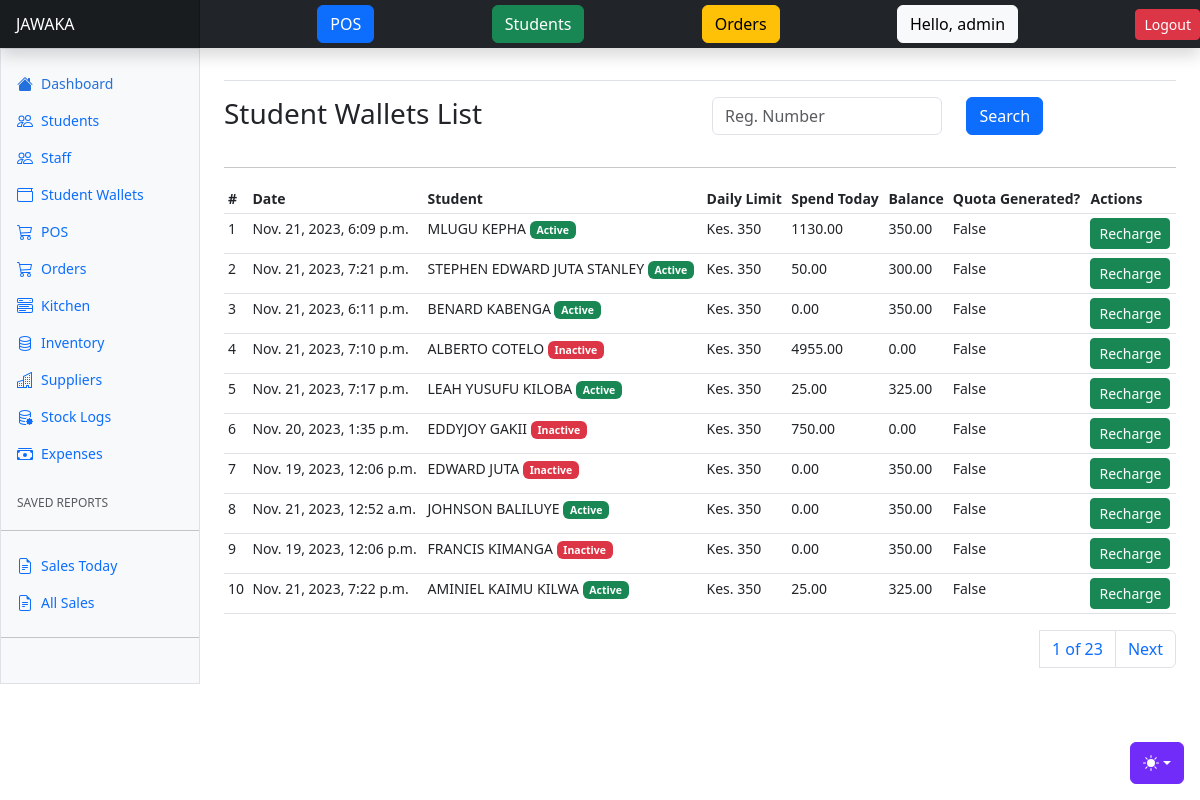
The page /students/student-wallets/ (signed in) on the database as committed earlier.
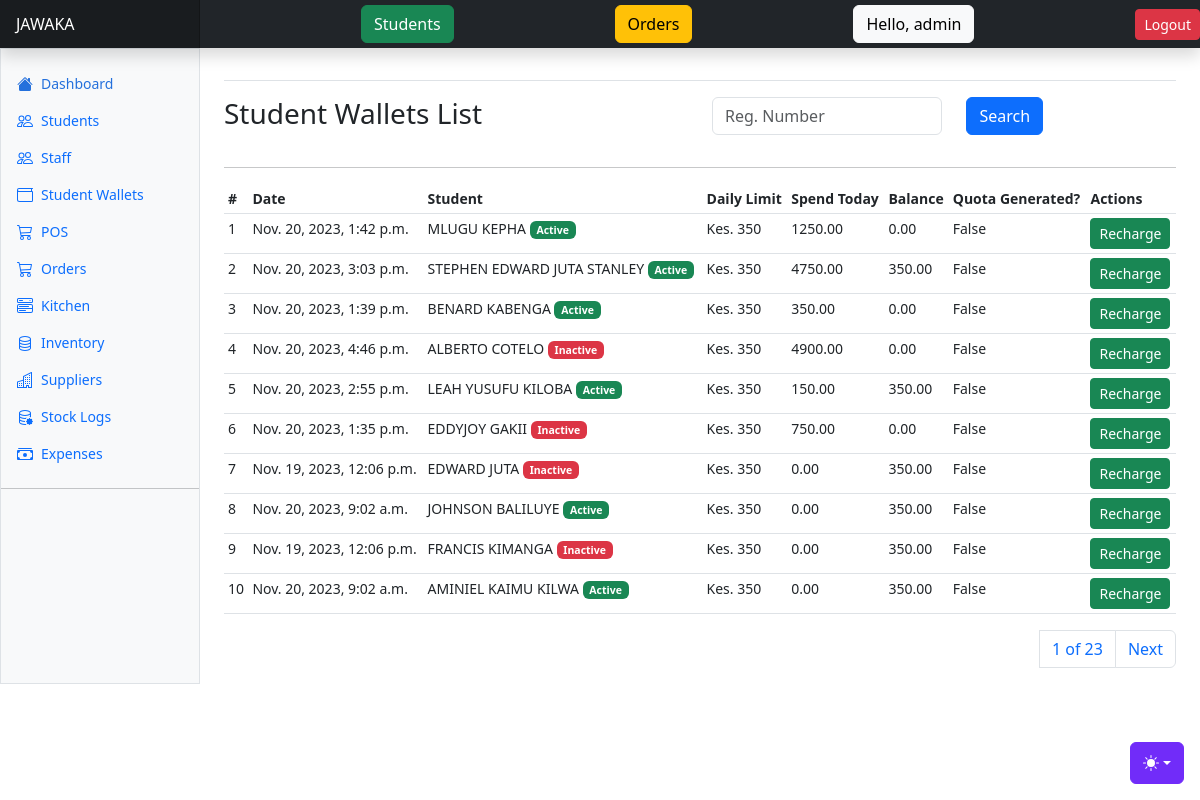
The same page on the database as committed later.
### apps/users/models.py (models this page shows, shortened)
class User(AbstractUser):
    role = models.CharField(choices=ROLE_CHOICES, max_length=32, null=True)
    phone_number = models.CharField(max_length=255, null=True)
    id_number = models.CharField(max_length=255, null=True)
    gender = models.CharField(max_length=255, null=True)
    def name(self):
        return f"{self.first_name} {self.last_name}"

### apps/students/models.py (models this page shows, shortened)
class StudentWallet(AbstractBaseModel):
    student = models.OneToOneField(Student, on_delete=models.CASCADE, related_name="studentwallet")
    balance = models.DecimalField(max_digits=20, decimal_places=2)
    total_spend_today = models.DecimalField(max_digits=20, decimal_places=2, default=0)
    def today_quota_generated(self):
        return True if self.modified.date() == date_today else False

class Student(AbstractBaseModel):
    user = models.OneToOneField("users.User", on_delete=models.CASCADE)
    student_type = models.CharField(max_length=255, choices=STUDENT_TYPES)
    registration_number = models.CharField(max_length=255)
    status = models.CharField(max_length=255, choices=STUDENT_STATUS)
    added_on = models.DateField(null=True)
    credit_limit = models.DecimalField(max_digits=100, decimal_places=2, default=0)

### apps/students/views.py (the view, shortened to what this page needs)
# urls.py: path("student-wallets/", student_wallets, name="student-wallets"),
@login_required(login_url="/users/login/")
def student_wallets(request):
    wallets = StudentWallet.objects.all()
    paginator = Paginator(wallets, 10)
    page_number = request.GET.get("page")
    page_obj = paginator.get_page(page_number)
    context = {
        "wallets": wallets,
        "page_obj": page_obj
    }
    return render(request, "students/student_wallets.html", context)

### templates/students/student_wallets.html (shortened to what this page needs)
{% extends "base.html" %}
{% block content %}
<div class="row">
    <div class="col-6">
        <h3>Student Wallets List</h3>
    </div>
    <div class="col-6">
      <form method="POST">
        <div class="input-group mb-3">
          <div class="row">
            <div class="col-8">
              <input type="text" class="form-control" id="reg_number" name="reg_number" placeholder="Reg. Number" >
            </div>
            <div class="col-4">
              <button class="btn btn-primary">Search</button>
            </div>
          </div>
        </div>
      </form>
    </div>
</div>
<hr/>
      <div class="table-responsive small">
        <table class="table table-sm">
          <thead>
            <tr>
              <th scope="col">#</th>
              <th scope="col">Date</th>
              <th scope="col">Student</th>
              <th scope="col">Daily Limit</th>
              <th scope="col">Spend Today</th>
              <th scope="col">Balance</th>
              <th scope="col">Quota Generated?</th>
              <th scope="col">Actions</th>
            </tr>
          </thead>
          <tbody>
            {% for student_wallet in page_obj %}
            <tr>
              <td>{{student_wallet.id}}</td>
              <td>{{student_wallet.modified}}</td>
              <td>{{student_wallet.student.user.name}}
                {% if student_wallet.student.status == "Active" %}
                <span class="badge text-bg-success">Active</span>
                {% else %}
                <span class="badge text-bg-danger">Inactive</span>
                {% endif %}
              </td>
              {% if student_wallet.student.student_type == "Boarder" %}
              <td>Kes. 350</td>
              {% else %}
              <td>No Limit</td>
              {% endif %}
              <td>{{student_wallet.total_spend_today}}</td>
              <td>{{student_wallet.balance}}</td>
              <td>
                {{student_wallet.today_quota_generated}}
              </td>
              <td><a class="btn btn-success btn-sm" data-bs-toggle="modal" data-bs-target="#rechargeRequestModal">Recharge</a></td>
            </tr>
            {% endfor %}
          </tbody>
        </table>
        <div>
          <nav aria-label="Page navigation example">
            <ul class="pagination justify-content-end">
              <a class="page-link" href="#">{{ page_obj.number }} of {{ page_obj.paginator.num_pages }}</a>
              {% if page_obj.has_next %}
              <li class="page-item"><a class="page-link" href="?page={{ page_obj.next_page_number }}">Next</a></li>
              {% endif %}
            </ul>
          </nav>
        </div>
      </div>
{% endblock content %}

### templates/base.html (shortened to what this page needs)
{% load static %}
<!doctype html>
<html lang="en" data-bs-theme="auto">
  <head><script src="{% static 'assets/js/color-modes.js' %}"></script>
    <link rel="stylesheet" href="https://cdn.jsdelivr.net/npm/@docsearch/css@3">
<link href="{%  static 'assets/dist/css/bootstrap.min.css' %}" rel="stylesheet">
    <link href="https://cdn.jsdelivr.net/npm/bootstrap-icons@1.10.3/font/bootstrap-icons.css" rel="stylesheet">
    <link href="{% static 'dashboard.css' %}" rel="stylesheet">
  </head>
  <body>
    <div class="dropdown position-fixed bottom-0 end-0 mb-3 me-3 bd-mode-toggle">
      <button class="btn btn-bd-primary py-2 dropdown-toggle d-flex align-items-center"
              id="bd-theme"
              type="button"
              aria-expanded="false"
              data-bs-toggle="dropdown"
              aria-label="Toggle theme (auto)">
        <svg class="bi my-1 theme-icon-active" width="1em" height="1em"><use href="#circle-half"></use></svg>
      </button>
    </div>
<header class="navbar sticky-top bg-dark flex-md-nowrap p-0 shadow" data-bs-theme="dark">
  <a class="navbar-brand col-md-3 col-lg-2 me-0 px-3 fs-6 text-white" href="{% url 'home' %}">JAWAKA</a>
  {% if request.user.is_supperuser or request.user.role == "admin" or request.user.role == "cashier" %}
  <a href="{% url 'place-order' %}"><button class="btn btn-primary">POS</button></a>
  <a href="{% url 'students' %}"><button class="btn btn-success">Students</button></a>
  <a href="{% url 'orders' %}"><button class="btn btn-warning">Orders</button></a>
  <button class="btn btn-light">Hello, {{request.user.username}}</button>
  <a href="{% url 'logout' %}" class="btn btn-danger btn-sm">Logout</a>
  {% else %}
  <a href="{% url 'students' %}"><button class="btn btn-success">Students</button></a>
  <a href="{% url 'orders' %}"><button class="btn btn-warning">Orders</button></a>
  <button class="btn btn-light">Hello, {{request.user.username}}</button>
  <a href="{% url 'logout' %}" class="btn btn-danger btn-sm">Logout</a>
  {% endif %}
</header>
<div class="container-fluid">
  <div class="row">
    {% include "includes/sidebar.html" %}
    <main class="col-md-9 ms-sm-auto col-lg-10 px-md-4">
      <div class="d-flex justify-content-between flex-wrap flex-md-nowrap align-items-center pt-3 pb-2 mb-3 border-bottom">
      </div>
      {% block content %}
      {% endblock content %}
  </main>
  </div>
</div>
    </body>
</html>

### templates/includes/sidebar.html (shortened to what this page needs)
<div class="sidebar border border-right col-md-3 col-lg-2 p-0 bg-body-tertiary">
    <div class="offcanvas-md offcanvas-end bg-body-tertiary" tabindex="-1" id="sidebarMenu" aria-labelledby="sidebarMenuLabel">
      <div class="offcanvas-body d-md-flex flex-column p-0 pt-lg-3 overflow-y-auto">
        <ul class="nav flex-column">
          {% if request.user.is_superuser or request.user.role == "admin" %}
          <li class="nav-item">
            <a class="nav-link d-flex align-items-center gap-2 active" aria-current="page" href="{% url 'home' %}">
              <svg class="bi"><use xlink:href="#house-fill"/></svg>
              Dashboard
            </a>
          </li>
          <li class="nav-item">
            <a class="nav-link d-flex align-items-center gap-2" href="{% url 'students' %}">
              <svg class="bi"><use xlink:href="#people"/></svg>
              Students
            </a>
          </li>
          <li class="nav-item">
            <a class="nav-link d-flex align-items-center gap-2" href="{% url 'staff' %}">
              <svg class="bi"><use xlink:href="#people"/></svg>
              Staff
            </a>
          </li>
          <li class="nav-item">
            <a class="nav-link d-flex align-items-center gap-2" href="{% url 'student-wallets' %}">
              Student Wallets
            </a>
          </li>
          <li class="nav-item">
            <a class="nav-link d-flex align-items-center gap-2" href="{% url 'place-order' %}">
              <svg class="bi"><use xlink:href="#cart"/></svg>
             POS
            </a>
          </li>
          <li class="nav-item">
            <a class="nav-link d-flex align-items-center gap-2" href="{% url 'orders' %}">
              <svg class="bi"><use xlink:href="#cart"/></svg>
              Orders
            </a>
          </li>
          <li class="nav-item">
            <a class="nav-link d-flex align-items-center gap-2" href="{% url 'menus' %}">
              Kitchen
            </a>
          </li>
          <li class="nav-item">
            <a class="nav-link d-flex align-items-center gap-2" href="{% url 'inventory' %}">
              Inventory
            </a>
          </li>
          <li class="nav-item">
            <a class="nav-link d-flex align-items-center gap-2" href="{% url 'suppliers' %}">
              Suppliers
            </a>
          </li>
          <li class="nav-item">
            <a class="nav-link d-flex align-items-center gap-2" href="{% url 'inventory-logs' %}">
              Stock Logs
            </a>
          </li>
          <li class="nav-item">
            <a class="nav-link d-flex align-items-center gap-2" href="{% url 'expenses' %}">
              Expenses
            </a>
          </li>
          {% endif %}
        </ul>
        {% if request.user.role == "admin" or request.user.role == "cashier" %}
        <h6 class="sidebar-heading d-flex justify-content-between align-items-center px-3 mt-4 mb-1 text-body-secondary text-uppercase">
          <span>Saved reports</span>
        </h6>
        <hr>
        <ul class="nav flex-column mb-auto">
          <li class="nav-item">
            <a class="nav-link d-flex align-items-center gap-2" href="{% url 'sales-today' %}">
              <svg class="bi"><use xlink:href="#file-earmark-text"/></svg>
              Sales Today
            </a>
          </li>
          <li class="nav-item">
            <a class="nav-link d-flex align-items-center gap-2" href="{% url 'daily-sales' %}">
              <svg class="bi"><use xlink:href="#file-earmark-text"/></svg>
              All Sales
            </a>
          </li>
        </ul>
        {% endif %}
        <hr class="my-3">
      </div>
    </div>
  </div>

### static/dashboard.css (style rules this page uses)
.bi { display: inline-block; width: 1rem; height: 1rem; }
.sidebar .nav-link { font-size: .875rem; font-weight: 500; }
.sidebar .nav-link.active { color: #2470dc; }
.navbar-brand { padding-top: .75rem; padding-bottom: .75rem; background-color: rgba(0, 0, 0, .25); box-shadow: inset -1px 0 0 rgba(0, 0, 0, .25); }

### templates/base.html (style rules this page uses)
.bi { vertical-align: -.125em; fill: currentColor; }
.btn-bd-primary { --bd-violet-bg: #712cf9; --bd-violet-rgb: 112.520718, 44.062154, 249.437846; --bs-btn-font-weight: 600; --bs-btn-color: var(--bs-white); --bs-btn-bg: var(--bd-violet-bg); --bs-btn-border-color: var(--bd-violet-bg); --bs-btn-hover-color: var(--bs-white); --bs-btn-hover-bg: #6528e0; --bs-btn-hover-border-color: #6528e0; --bs-btn-focus-shadow-rgb: var(--bd-violet-rgb); --bs-btn-active-color: var(--bs-btn-hover-color); --bs-btn-active-bg: #5a23c8; --bs-btn-active-border-color: #5a23c8; }
.bd-mode-toggle { z-index: 1500; }

Rows that differ between the two databases and show on the page:
changed User "admin": role "admin" → empty (drawn)
changed StudentWallet "MLUGU KEPHA": modified "Nov. 21, 2023, 6:09 p.m." → "Nov. 20, 2023, 1:42 p.m."; total_spend_today "1130.00" → "1250.00"; balance "350.00" → "0.00"
changed StudentWallet "STEPHEN EDWARD JUTA STANLEY": modified "Nov. 21, 2023, 7:21 p.m." → "Nov. 20, 2023, 3:03 p.m."; total_spend_today "50.00" → "4750.00"; balance "300.00" → "350.00"
changed StudentWallet "BENARD KABENGA": modified "Nov. 21, 2023, 6:11 p.m." → "Nov. 20, 2023, 1:39 p.m."; total_spend_today "0.00" → "350.00"; balance "350.00" → "0.00"
changed StudentWallet "ALBERTO COTELO": modified "Nov. 21, 2023, 7:10 p.m." → "Nov. 20, 2023, 4:46 p.m."; total_spend_today "4955.00" → "4900.00"
changed StudentWallet "LEAH YUSUFU KILOBA": modified "Nov. 21, 2023, 7:17 p.m." → "Nov. 20, 2023, 2:55 p.m."; total_spend_today "25.00" → "150.00"; balance "325.00" → "350.00"
changed StudentWallet "JOHNSON BALILUYE": modified "Nov. 21, 2023, 12:52 a.m." → "Nov. 20, 2023, 9:02 a.m."
changed StudentWallet "AMINIEL KAIMU KILWA": modified "Nov. 21, 2023, 7:22 p.m." → "Nov. 20, 2023, 9:02 a.m."; total_spend_today "25.00" → "0.00"; balance "325.00" → "350.00"
Other text that changed with them:
text no longer shown: "POS SAVED REPORTS Sales Today All Sales"
